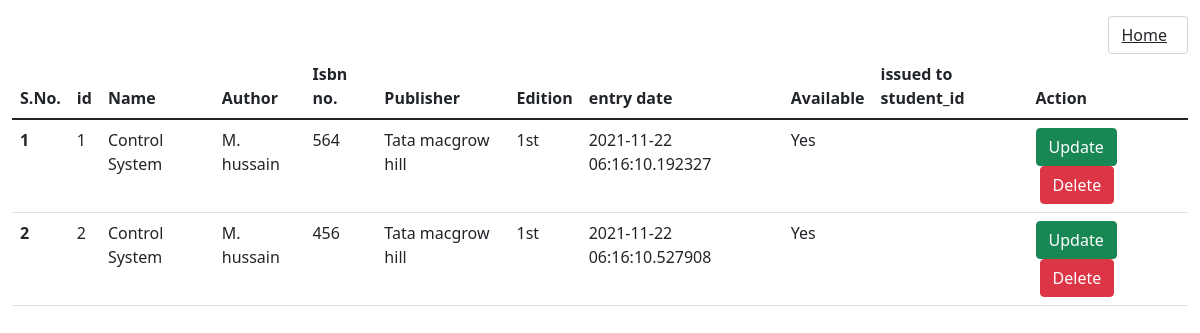
Page /display_book on the committed database.
### main.py (models this page shows, shortened)
class Book(db.Model):
    book_id=db.Column(db.Integer,primary_key=True)
    name=db.Column(db.String(50),nullable=False)
    author=db.Column(db.String(50),nullable=False)
    isbn = db.Column(db.String(50),nullable=False)
    publisher = db.Column(db.String(50), nullable=False)
    edition=db.Column(db.String(5), nullable=False)
    avail=db.Column(db.String,default='Yes')
    entry_date=db.Column(db.DateTime(),default=datetime.datetime.utcnow)
    issued_to=db.Column(db.String(50),default='')

### main.py (the view)
@app.route("/display_book")
def display_book_list():
    all_book=Book.query.all()
    return render_template('display_book.html' ,all_book=all_book)

### templates/display_book.html (shortened to what this page needs)
<!doctype html>
<html lang="en">
  <head>
    <link href="https://cdn.jsdelivr.net/npm/bootstrap@5.1.3/dist/css/bootstrap.min.css" rel="stylesheet">
  </head>
  <body>
<div class="container-fluid">
  <ul style="display:block;list-style-type: none;">
    <li style="float:right">
<a class="form-control me-2" href="/">Home</a>
    </li>
</ul>
<table class="table table-hover">
  <thead>
    <tr>
      <th scope="col">S.No.</th>
      <th scope="col">id</th>
      <th scope="col">Name</th>
      <th scope="col">Author</th>
      <th scope="col">Isbn no.</th>
      <th scope="col">Publisher</th>
      <th scope="col">Edition</th>
      <th scope="col">entry date</th>
      <th scope="col">Available</th>
      <th scope="col">issued to student_id</th>
      <th scope="col">Action</th>
    </tr>
  </thead>
  <tbody>
  {% for book in all_book %}
    <tr>
      <th scope="row">{{loop.index}}</th>
      <td>{{book.book_id}}</td>
      <td>{{book.name}}</td>
      <td>{{book.author}}</td>
      <td>{{book.isbn}}</td>
      <td>{{book.publisher}}</td>
      <td>{{book.edition}}</td>
      <td>{{book.entry_date}}</td>
       <td>{{book.avail}}</td>
        <td>{{book.issued_to}}</td>
      <td>
        <a class="btn btn-success" href="/book_update/{{book.book_id}}">Update</a>
        <a class="btn btn-danger mx-1" href="/book_delete/{{book.book_id}}">Delete</a>
      </td>
    </tr>
    {% endfor %}
  </tbody>
</table>
  </div>
  </body>
</html>

### rows in the picture
Book: book_id "1", name "Control System", author "M. hussain", isbn "564", publisher "Tata macgrow hill", edition "1st", entry_date "2021-11-22 06:16:10.192327", avail "Yes"
Book: book_id "2", name "Control System", author "M. hussain", isbn "456", publisher "Tata macgrow hill", edition "1st", entry_date "2021-11-22 06:16:10.527908", avail "Yes"
